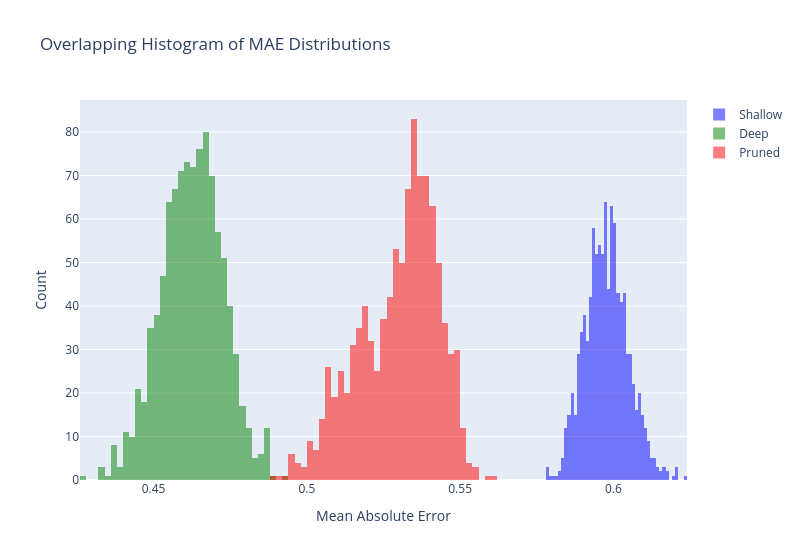

Write notebook code for a chart like this one.
### Code cell
_trace_shallow = go.Histogram(x=maes_shallow, name='Shallow', opacity=0.5, marker_color='blue')
_trace_deep = go.Histogram(x=maes_deep, name='Deep', opacity=0.5, marker_color='green')
_trace_prune = go.Histogram(x=maes_prune, name='Pruned', opacity=0.5, marker_color='red')

_data = [_trace_shallow, _trace_deep, _trace_prune]

_layout = go.Layout(
    barmode='overlay',
    title='Overlapping Histogram of MAE Distributions',
    xaxis=dict(title='Mean Absolute Error'),
    yaxis=dict(title='Count'),
    width=800
)

go.Figure(data=_data, layout=_layout)

### Figure 1 — Plotly figure (JSON) as saved in the notebook; plotly's stock layout.template omitted (floating-point values rounded to 4 significant figures; data arrays with more than 128 entries replaced by an {"elided": "..."} marker saying what was removed)
{"data": [{"marker": {"color": "blue"}, "name": "Shallow", "opacity": 0.5, "type": "histogram", "x": {"elided": "1000 float values"}}, {"marker": {"color": "green"}, "name": "Deep", "opacity": 0.5, "type": "histogram", "x": {"elided": "1000 float values"}}, {"marker": {"color": "red"}, "name": "Pruned", "opacity": 0.5, "type": "histogram", "x": {"elided": "1000 float values"}}], "layout": {"barmode": "overlay", "title": {"text": "Overlapping Histogram of MAE Distributions"}, "width": 800, "xaxis": {"title": {"text": "Mean Absolute Error"}}, "yaxis": {"title": {"text": "Count"}}}}
